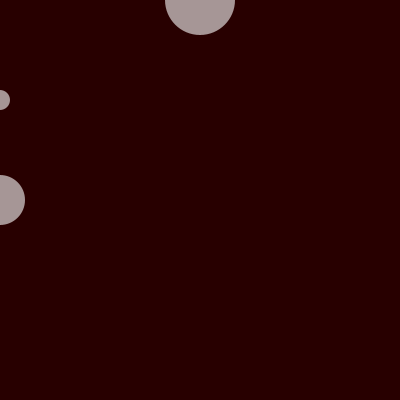
Frame 1 (no input)
Frame 60 (the mouse pressed at the canvas centre just before this capture): identical to frame 1, image omitted
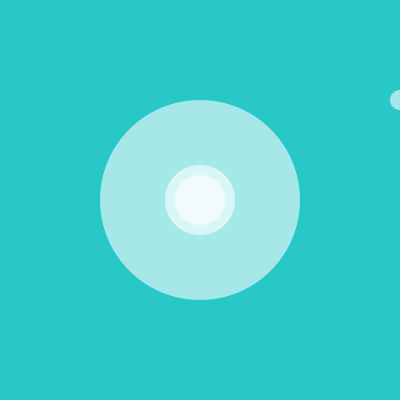
Frame 120 (the mouse held since frame 60 and released just before this capture)

The Processing sketch that drew these frames (run headless with seeded random() and noise(); from frame 60 on, the mouse is pressed at the canvas centre):

// Processing sketch: processing_135532
// ── processing_135532.pde

void setup(){
size(400,400);
noStroke();
smooth();
}
void draw(){
   background (40,mouseY,mouseX);
  fill (255,150);
  ellipse (mouseX,height/2,50,50);
  ellipse (mouseX/.5,height/4,20,20);
  ellipse(200,mouseY,70,70);
  ellipse (mouseX,height/2,mouseX,mouseX);
}
